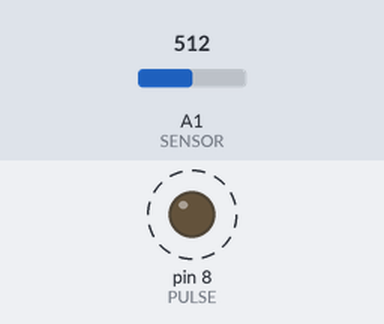
The sketch below on a simulated Arduino Uno, built with avr-gcc and run on an emulated ATmega328P. On the bench: output pins drawn as LEDs (lit = HIGH). Dashed ring = blinking. The test bench sets the inputs (shaded band); at power-on: A1 (SENSOR) = 512. Pins used as bus, display or sensor lines are not drawn; what the sketch prints to the serial monitor is not drawn.

Above: at 0.4 s.
Timing chart, 0 to 3.0 s (numbered marks = the images above):
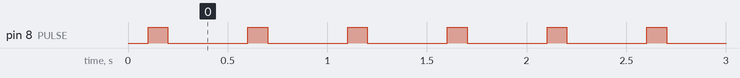

Measured:
- by itself, pin 8 (PULSE): alternates HIGH for 0.10 s and LOW for 0.40 s

The sketch:

nephelometer.ino
```cpp
/*
    Nephelometer Steuerung
    Bachelorprojekt Brinkmann, Eberhard, Stock 2020
*/

// Pins
#define RESET 7
#define PULSE 8
#define SENSOR A1

// Integrationszeit [ms]
#define T 100

void setup() {
    pinMode(RESET, OUTPUT);    // Pin for discharging the capacitor
    pinMode(PULSE, OUTPUT);    // Pin for turning the LED on/off
    Serial.begin(9600);
}

int record(bool led_on) {
    digitalWrite(RESET, HIGH);        // Reset capacitor (close bypass connection)
    delayMicroseconds(100);           // Let capacitor discharge (R = 100 Ohm, C = 100 nF => RC = 10 us)
    digitalWrite(RESET, LOW);         // Start integration (open  bypass connection)
    if (led_on)
        digitalWrite(PULSE, HIGH);    // Turn LED on!
    delay(T);                         // Integrate for T milliseconds
    if (led_on)
      digitalWrite(PULSE, LOW);       // Turn LED off!
    return analogRead(SENSOR);        // Record sensor measurement
}

void loop() {
    // Record time to adjust delay for next measurement
    unsigned long time_start = millis();

    // Make the measurements
    int led_off = record(false);    // Background measurement
    int led_on  = record(true);     // Measurement with LED on

    // Print result to Serial
    char str[64];
    sprintf(str, "%010lu,%04d,%04d", time_start, led_off, led_on);
    Serial.println(str);

    // Repeat exactly every 500ms
    unsigned long time_diff = (millis() - time_start);
    delay(500 - time_diff);
}
```
